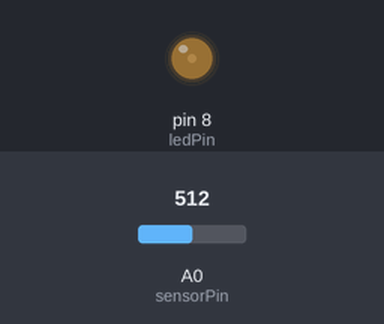
A sketch run on a simulated Arduino Uno, built with avr-gcc and run on an emulated ATmega328P. Shown: output pins drawn as LEDs (lit = HIGH). The inputs (shaded band) are chosen by the test bench; at power-on: A0 (sensorPin) = 512. What the sketch prints to the serial monitor is not drawn.

Above: at 1.2 s.
1.3 s: A0 (sensorPin) set to 220
4.3 s: A0 (sensorPin) set to 196
5.8 s: A0 (sensorPin) set to 900
8.8 s: A0 (sensorPin) set to 306
Timing chart, 0 to 12.8 s (numbered marks = the images above; inputs shaded):
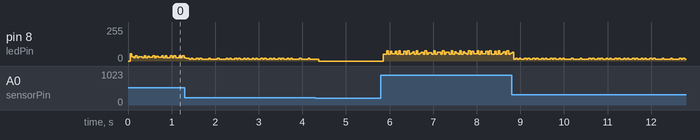

The sketch:

analogInput.ino
```cpp
//definição de variáveis
const int sensorPin = A0;
const int ledPin = 8;
int sensorValue = 0;
float sensorVoltage = 0;

void setup() {
  pinMode(ledPin, OUTPUT);
  Serial.begin(9600);
}

void loop() {
  sensorValue = analogRead(sensorPin);
  sensorVoltage = map(sensorValue, 0, 1023, 0, 5);
  Serial.print("Voltage: ");
  Serial.print(sensorVoltage);
  Serial.print("V \n");

  digitalWrite(ledPin, HIGH);
  delay(sensorVoltage);
  digitalWrite(ledPin, LOW);
  delay(sensorVoltage);


}
```
